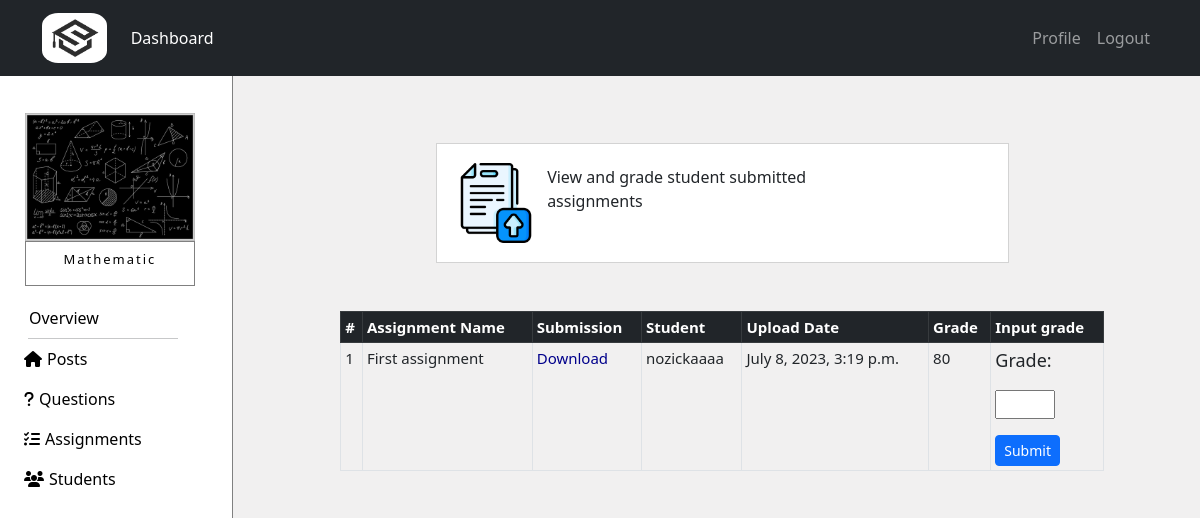
The page /courses/tutor_course/10/assignments/19 (signed in) on the database its author committed.
### courses/models.py (models this page shows, shortened)
class Course(models.Model):
    name = models.CharField(max_length=50)
    summary = models.CharField(max_length=500)
    image = models.ImageField(upload_to="courses_images",default="courses_images/default.jpg",blank=True)
    overview = models.TextField(null=True,blank=True)
    max_students = models.IntegerField(default=100)
    student_number = models.IntegerField(default=0)

class Submission(models.Model):
    student = models.ForeignKey(Student,related_name='student_submission',on_delete=models.CASCADE)
    assignment = models.ForeignKey(Assignment,related_name='assignment_submission',on_delete=models.CASCADE)
    created_at = models.DateTimeField(auto_now=True)
    file_submission = models.FileField(upload_to='submissions')
    grade = models.IntegerField(null=True,blank=True)
    class Meta:
        ordering = ['-created_at']

class Assignment(models.Model):
    name = models.CharField(max_length=50)
    created_at = models.DateTimeField(auto_now=True)
    course = models.ForeignKey(Course,related_name='course_assignment',on_delete=models.CASCADE)
    tutor = models.ForeignKey(Tutor,related_name='tutor_assignment',on_delete=models.CASCADE)
    file_assignment = models.FileField(upload_to='assignments')
    class Meta:
        ordering = ['-created_at']

class Student(models.Model):
    user = models.OneToOneField(NewUser,on_delete=models.CASCADE,primary_key=True,related_name='Student')
    phone = models.IntegerField()
    age = models.IntegerField(null=True,blank=True) #this field is optional
    course = models.ManyToManyField(Course,through="StudentCourse")

class NewUser(AbstractUser):
    is_student = models.BooleanField(default=False)
    is_tutor = models.BooleanField(default=False)

### courses/views.py (the view, shortened to what this page needs)
# urls.py: path('tutor_course/<int:course_id>/assignments/<int:assignment_id>',views.view_submissions,name='view_submissions'),
@login_required
def view_submissions(request,course_id,assignment_id,submission_id=None):
   if is_enrolled(request.user, course_id) is False:
      return HttpResponse('<html><body><h2 style="font-weight: lighter">Your do not have access to view this page!</h2><body></html>')
   elif request.user.is_student:
      return HttpResponse('<html><body><h2 style="font-weight: lighter">Your do not have access to view this page!</h2><body></html>')
   course = get_object_or_404(Course,pk=course_id)
   assignment = get_object_or_404(Assignment,pk=assignment_id)
   submissions = Submission.objects.filter(assignment=assignment)
   submission_form = UpdateSubmissionForm()
   return render(request,'courses/submissions.html',{'course':course,'submissions':submissions,
                                                     'submission_form':submission_form})

### courses/forms.py
class UpdateSubmissionForm(forms.ModelForm):
    grade = forms.IntegerField(required=False,validators=[MaxValueValidator(100),MinValueValidator(1)],
                               widget=forms.NumberInput(attrs={'style': 'width:7ch'}))
    class Meta():
        model = Submission
        fields = ['grade']

### courses/views.py (called while the page is built)
def is_enrolled(user, course_id):
   course = get_object_or_404(Course,pk=course_id)
   if user.is_tutor:
      tutor_courses = TutorCourse.objects.filter(course=course,tutor=user.Tutor)
      return tutor_courses.exists()
   else:
      student_courses = StudentCourse.objects.filter(course=course,student=user.Student)
      return student_courses.exists()

### templates/courses/submissions.html (shortened to what this page needs)
{% extends 'courses/course.html' %}
{% load static %}
{% block courseContent %}
{% if course %}
    <div style="margin-left: auto; margin-right: auto; width:60%; border: 1px solid lightgrey;
                margin-top: 7%; padding: 2%; background-color: white;">
      <img class="col-sm-4 col-md-4 col-lg-4" src="{% static 'img/submission-icon.png' %}" style="width:15%; display: inline-block;">
      <div class="col-sm-8 col-md-8 col-lg-8" style="display: inline-block;">
        <p style="margin-left: 2%;">View and grade student submitted assignments</p>
      </div>
    </div>
{% if submissions %}
    <div class="positionCenter" style="margin-top: 5%;">
        <div class="table-responsive">
            <table class="table table-sm table-bordered" style="font-size:15px; min-width: 600px;">
                <thead class="table-dark">
                    <tr>
                    <th scope="col">#</th>
                    <th scope="col">Assignment Name</th>
                    <th scope="col">Submission</th>
                    <th scope="col">Student</th>
                    <th scope="col">Upload Date</th>
                    <th scope="col">Grade</th>
                    <th scope="col">Input grade</th>
                    </tr>
                </thead>
                <tbody>
                    {% for submission in submissions %}
                        <tr>
                            <td scope="row">{{ forloop.counter }}</td>
                            <td>{{submission.assignment.name}}</td>
                            <td><a class="hoverTextRed" href="{{ submission.file_submission.url }}" style="text-decoration: none; color: darkblue;"
                                target="_blank">Download</a></td>
                            <td>{{submission.student.user.username}}</td>
                            <td>{{submission.created_at}}</td>
                            {% if submission.grade %}
                            <td>{{submission.grade}}</td>
                            {% else %}
                            <td>Not graded</td>
                            {% endif %}
                            <td>
                                <form enctype="multipart/form-data"
                                    action="{% url 'view_submissions' course_id=course.pk assignment_id=submission.assignment.pk submission_id=submission.pk %}" method="POST">
                                    <p style="font-size: large;"> <label >{{ submission_form.grade.label_tag }}</label> <br></p>
                                    <p>{{ submission_form.grade }}</p>
                                    <button type="submit" class="btn btn-primary btn-sm" name="grade_button">Submit</button>
                                </form>
                            </td>
                        </tr>
                    {% endfor%}
                </tbody>
            </table>
        </div>
    </div>
{% else %}
    <div class="card" style="border-radius: 0; padding: 10px; margin-top: 2%; width: 60%; margin-left: auto; margin-right: auto;">
        <p style="font-size: large;">There are no submitted assignments.</p>
    </div>
{% endif %}
{% endif %}
{% endblock %}

### templates/courses/course.html (shortened to what this page needs)
{% extends 'courses/dashboard.html' %}
{% block content_courses %}
{% load static %}
{% if course %}
<div class="row no-gutters">
  <div id="left-gutter" class="col-sm-1 col-md-2 col-lg-2 no-gutters" style="width: 20%; height: 100vh; background-color: white; padding: 0; border-right: 1px solid gray;">
    <div class="card" style="width: 70%; margin-top: 15%;
                             margin-left: auto; margin-right: auto; border: none;">
      <img src="{{course.image.url}}" class="card-img-top" style="border-radius: 0%;" alt="Cover">
        <div class="card-body" style="border: 1px solid gray; padding: 10px 0px 10px 0px;">
          <h4 class="card-title courseDetails courseTitle"
              style="text-align: center; color: black; letter-spacing: 2px; font-weight: lighter;">{{course.name}}</h4>
        </div>
    </div>
    <div class="nav flex-column" style="margin-top: 5%; width: 100%;">
      <div id="miniMeni">
        <a class="nav-link hoverMeni" href="{% url 'overview' course_id=course.pk %}" style="color: black;">
          Overview
        </a>
        <hr id="line">
        {% if user.is_student %}
        <a class="nav-link hoverMeni" href="{% url 'course' course_id=course.pk %}" style="color: black;">
          <i class="fa-solid fa-house" style="margin-right: 5px;"></i>Posts
        </a>
        {% else %}
        <a class="nav-link hoverMeni" href="{% url 'tutor_course' course_id=course.pk %}" style="color: black;">
          <i class="fa-solid fa-house" style="margin-right: 5px;"></i>Posts
        </a>
        {% endif %}
        <a class="nav-link hoverMeni" href="{% url 'view_questions_tutor' course_id=course.pk %}" style="color: black;">
          <i class="fa-solid fa-question" style="margin-right: 5px;"></i>Questions
        </a>
        <a class="nav-link hoverMeni" href="{% url 'assignment_overview' course_id=course.pk %}" style="color: black;">
          <i class="fa-solid fa-list-check" style="margin-right: 5px;"></i>Assignments
        </a>
        {% if user.is_tutor %}
        <a class="nav-link hoverMeni" href="{% url 'view_students' course_id=course.pk %}" style="color: black;">
          <i class="fa-solid fa-users" style="margin-right: 5px;"></i>Students
        </a>
        {% endif %}
      </div>
    </div>
  </div>
  <div id="right-gutter" class="col-sm-11 col-md-10 col-lg-10 no-gutters">
    {% block courseContent%}{% endblock %}
  </div>
</div>
{% endif %}
{% endblock %}

### static/css/style.css (style rules this page uses)
html { scroll-behavior: smooth; }
*, *:before, *:after { box-sizing: border-box; }
body { margin: 0; padding: 0; }

### static/css/login.css (style rules this page uses)
.courseDetails { opacity: 0.99; color: white; }
.positionCenter { margin-left: auto; margin-right: auto; width: 80%; }

### templates/courses/course.html (style rules this page uses)
@media screen and (min-width: 1000px) { body { overflow-x: hidden; overflow-y: hidden; } }
#miniMeni { margin-left: 50px; }
#line { width: 200px; margin-left: 10px; margin-right: auto; margin-top: 0px; margin-bottom: 0px; }
#right-gutter { width: 80%; height: 100vh; overflow: scroll; }
@media screen and (min-width: 900px) and (max-width: 1400px) { #miniMeni { margin-left: 20px; } }
@media screen and (min-width: 900px) and (max-width: 1400px) { #line { width: 150px; margin-left: 20px; } }
@media screen and (min-width: 900px) and (max-width: 1400px) { .courseTitle { font-size: small; } }

### rows shown on the page
Course: image (picture), name "Mathematic"
Submission: assignment.name "First assignment", student.user.username "nozickaaaa", created_at "July 8, 2023, 3:19 p.m.", grade "80", grade.label_tag "Grade:"
